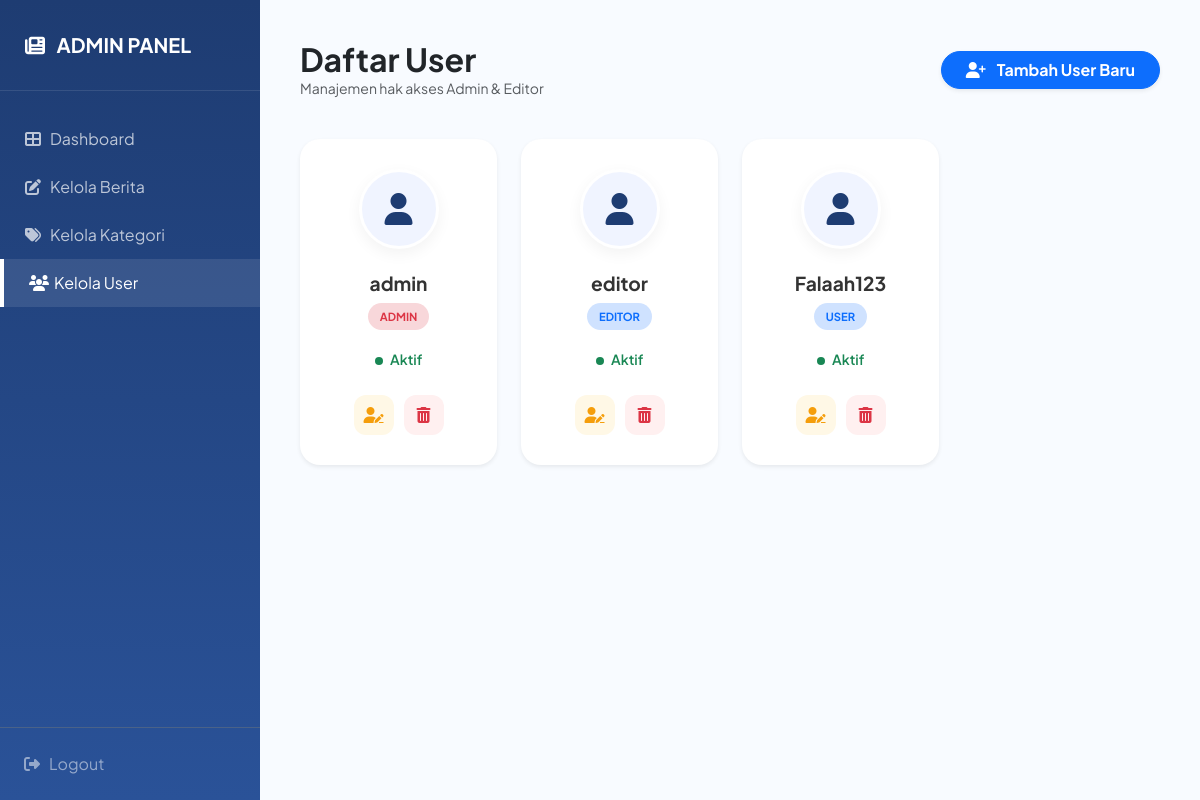
Screenshot of /admin/user/tampil.php (signed in) with the database file from the repository.
### tables this page shows
CREATE TABLE `tb_user` (
  `id_user` int(3) NOT NULL,
  `user_name` varchar(150) NOT NULL,
  `password` varchar(50) NOT NULL,
  `level` varchar(50) NOT NULL,
  `status` varchar(50) NOT NULL
);

### admin/user/tampil.php (the view, shortened to what this page needs)
<?php
include '../../config/koneksi.php';
$query = "SELECT * FROM tb_user ORDER BY user_name ASC";
$sql = mysqli_query($conn, $query);
?>
<!DOCTYPE html>
<html lang="id">
<head>
    <link href="https://cdn.jsdelivr.net/npm/bootstrap@5.3.3/dist/css/bootstrap.min.css" rel="stylesheet">
    <link rel="stylesheet" href="https://cdnjs.cloudflare.com/ajax/libs/font-awesome/6.5.2/css/all.min.css">
</head>
<body>
<div class="sidebar">
    <div class="sidebar-header"><i class="fas fa-newspaper me-2"></i> ADMIN PANEL</div>
    <div class="nav-menu mt-4">
        <a href="../index.php" class="nav-link"><i class="fas fa-th-large"></i> Dashboard</a>
        <a href="../berita/tampil.php" class="nav-link"><i class="fas fa-edit"></i> Kelola Berita</a>
        <a href="../kategori/tampil.php" class="nav-link"><i class="fas fa-tags"></i> Kelola Kategori</a>
        <a href="tampil.php" class="nav-link active"><i class="fas fa-users"></i> Kelola User</a>
    </div>
    <div class="mt-auto p-4 border-top border-secondary opacity-50">
        <a href="../logout.php" class="nav-link p-0 text-white"><i class="fas fa-sign-out-alt"></i> Logout</a>
    </div>
</div>
<div class="main-content">
    <div class="top-bar">
        <div>
            <h2 class="fw-bold m-0 text-dark">Daftar User</h2>
            <p class="text-muted m-0 small">Manajemen hak akses Admin & Editor</p>
        </div>
        <a href="tambah.php" class="btn btn-primary rounded-pill px-4 fw-bold shadow-sm">
            <i class="fas fa-user-plus me-2"></i> Tambah User Baru
        </a>
    </div>
    <div class="row g-4">
        <?php while($user = mysqli_fetch_array($sql)): ?>
        <div class="col-md-6 col-lg-4 col-xl-3">
            <div class="user-card shadow-sm">
                <div class="avatar-circle">
                    <i class="fas fa-user"></i>
                </div>
                <div class="user-name"><?= htmlspecialchars($user['user_name']) ?></div>
                <?php
                    $lvl_class = ($user['level'] == 'admin') ? 'bg-danger-subtle text-danger' : 'bg-primary-subtle text-primary';
                ?>
                <span class="badge-level <?= $lvl_class ?>"><?= $user['level'] ?></span>
                <div class="small fw-semibold mt-1">
                    <span class="status-dot <?= ($user['status'] == 'aktif') ? 'status-aktif' : 'status-nonaktif' ?>"></span>
                    <span class="<?= ($user['status'] == 'aktif') ? 'text-success' : 'text-danger' ?>">
                        <?= ucfirst($user['status']) ?>
                    </span>
                </div>
                <div class="action-group">
                    <a href="edit.php?id=<?= $user['id_user'] ?>" class="btn-action btn-edit" title="Edit Profil">
                        <i class="fas fa-user-edit"></i>
                    </a>
                    <button onclick="confirmDelete(<?= $user['id_user'] ?>)" class="btn-action btn-delete" title="Hapus User">
                        <i class="fas fa-trash-alt"></i>
                    </button>
                </div>
            </div>
        </div>
        <?php endwhile; ?>
    </div>
</div>
</body>
</html>

### admin/user/tampil.php (style rules this page uses)
:root { --sidebar-width: 260px; --primary-navy: #1e3c72; --secondary-navy: #2a5298; --light-bg: #f8fbff; }
body { font-family: 'Plus Jakarta Sans', sans-serif; background-color: var(--light-bg); display: flex; min-height: 100vh; }
.sidebar { width: var(--sidebar-width); background: linear-gradient(180deg, var(--primary-navy) 0%, var(--secondary-navy) 100%); color: white; position: fixed; height: 100vh; display: flex; flex-direction: column; }
.sidebar-header { padding: 30px 25px; font-size: 1.25rem; font-weight: 700; border-bottom: 1px solid rgba(255,255,255,0.1); }
.nav-link { color: rgba(255,255,255,0.7); padding: 12px 25px; display: flex; align-items: center; text-decoration: none; transition: 0.3s; }
.nav-link:hover, .nav-link.active { color: white; background: rgba(255,255,255,0.1); border-left: 4px solid #fff; }
.nav-link i { width: 25px; }
.main-content { margin-left: var(--sidebar-width); width: calc(100% - var(--sidebar-width)); padding: 40px; }
.user-card { background: white; border-radius: 20px; border: none; transition: all 0.3s ease; box-shadow: 0 10px 30px rgba(0,0,0,0.02); text-align: center; padding: 30px 20px; height: 100%; }
.avatar-circle { width: 80px; height: 80px; background: #f0f4ff; color: var(--primary-navy); border-radius: 50%; display: flex; align-items: center; justify-content: center; font-size: 2rem; margin: 0 auto 20px; border: 3px solid #fff; box-shadow: 0 5px 15px rgba(0,0,0,0.05); }
.user-name { font-weight: 700; color: #333; font-size: 1.2rem; margin-bottom: 5px; }
.badge-level { font-size: 0.7rem; font-weight: 700; text-transform: uppercase; padding: 5px 12px; border-radius: 50px; margin-bottom: 15px; display: inline-block; }
.status-dot { width: 8px; height: 8px; border-radius: 50%; display: inline-block; margin-right: 5px; }
.status-aktif { background-color: #198754; color: #198754; }
.action-group { margin-top: 25px; display: flex; justify-content: center; gap: 10px; }
.btn-action { width: 40px; height: 40px; border-radius: 12px; display: flex; align-items: center; justify-content: center; transition: 0.3s; border: none; }
.btn-edit { background: #fff8e6; color: #f59e0b; }
.btn-delete { background: #fff0f0; color: #dc3545; }
.top-bar { display: flex; justify-content: space-between; align-items: center; margin-bottom: 40px; }

### rows the page displays
tb_user: user_name "admin", level "ADMIN", status "Aktif"
tb_user: user_name "editor", level "EDITOR", status "Aktif"
tb_user: user_name "Falaah123", level "USER", status "Aktif"
